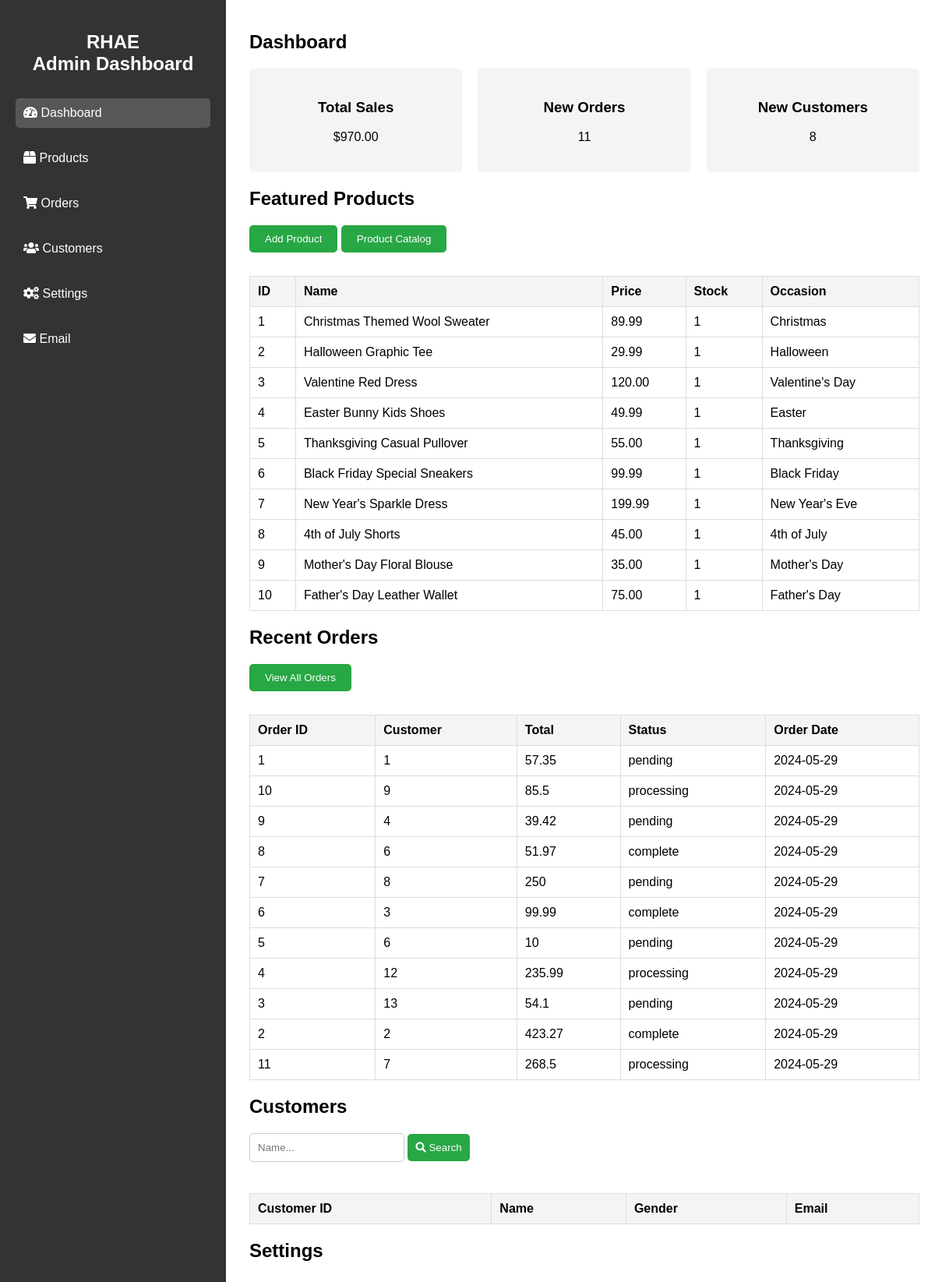
The app's page /index/index.php with its own data.
### tables this page shows
CREATE TABLE Holiday_Specials (
    Special_ID INT AUTO_INCREMENT PRIMARY KEY,
    Name VARCHAR(255) NOT NULL,
    Description TEXT,
    Price DECIMAL(10, 2) NOT NULL,
    Image_URL VARCHAR(255) NOT NULL,
    Holiday_Name VARCHAR(100) NOT NULL,
    Start_Date DATE,
    End_Date DATE
);

CREATE TABLE Orders(
	order_id int primary key auto_increment,
    customer_id int,
    total real,
    order_status varchar(15),
    orderDate date,
    
    foreign key (customer_id) references users(id)
);

### index/index.php (the view, shortened to what this page needs)
<!DOCTYPE html>
<html lang="en">
<head>
    <link rel="stylesheet" href="styles.css">
    <link rel="stylesheet" href="https://cdnjs.cloudflare.com/ajax/libs/font-awesome/5.15.4/css/all.min.css">
    <?php
        include "../index/queryFunction.php";
    ?>
</head>
<body>
    <div class="container">
        <div class="sidebar">
            <h2 onclick='location.reload()'>RHAE <br> Admin Dashboard</h2>
            <ul>
                <li><a href="#dashboard" class="active"><i class="fas fa-tachometer-alt"></i> Dashboard</a></li>
                <li><a href="#products"><i class="fas fa-box"></i> Products</a></li>
                <li><a href="#orders"><i class="fas fa-shopping-cart"></i> Orders</a></li>
                <li><a href="#customers"><i class="fas fa-users"></i> Customers</a></li>
                <li><a href="#settings"><i class="fas fa-cogs"></i> Settings</a></li>
                <li><a href="#email" onclick="loadNewContent('./emailSend.php', 'main-content')"><i class="fa fa-envelope" aria-hidden="true"></i> Email</a></li>
            </ul>
        </div>
        <div class="main-content" id="main-content">
            <div id="dashboard">
                <h2>Dashboard</h2>
                <div class="cards">
                    <div class="card">
                        <h3>Total Sales</h3>
                        <p>
                            <?php
                                try {
                                    $dsn = "mysql:host=$host;port=$port;dbname=$dbname;charset=utf8mb4";
                                    $pdo = new PDO($dsn, $username, $password);
                                    $sql = "select sum(price) as cmimiTotal from Men_Shoes;";
                                    $stmt = $pdo->query($sql);
                                    $stmt->execute();
                                    $rezultati = $stmt->fetch(PDO::FETCH_ASSOC);
                                    if($rezultati){
                                        echo "$" . $rezultati["cmimiTotal"];
                                    } else {
                                        echo 'Error 404; No Result';
                                    }
                                } catch(Exception $e) {
                                    echo"<script>console.log(\"Gabim ne [{self_path}] gjate lidhjes me Databaze: " . $e->getMessage() . "\") </script>";
                                    echo "Error 404; No Database Connection";
                                }
                            ?>
                        </p>
                    </div>
                    <div class="card">
                        <h3>New Orders</h3>
                        <p>
                            <?php
                                try{
                                    $dsn = "mysql:host=$host;port=$port;dbname=$dbname;charset=utf8mb4";
                                    $pdo = new PDO($dsn, $username, $password);
                                    $sql = "SELECT COUNT(order_id) AS numriPorosive FROM orders WHERE OrderDate >= CURDATE() - INTERVAL 1 WEEK;";
                                    $stmt = $pdo->query($sql);
                                    $stmt->execute();
                                    $rezultati = $stmt->fetch(PDO::FETCH_ASSOC);
                                    if ($rezultati){
                                        echo $rezultati["numriPorosive"];
                                    } else {
                                        echo "No New Orders";
                                    }
                                } catch (Exception $e){
                                    echo"Error 404; No Database Connection";
                                }
                            ?>
                        </p>
                    </div>
                    <div class="card">
                        <h3>New Customers</h3>
                        <p>
                            <?php
                                try{
                                    $dsn = "mysql:host=$host;port=$port;dbname=$dbname;charset=utf8mb4";
                                    $pdo = new PDO($dsn, $username, $password);
                                    $sql = "SELECT COUNT(ID) AS newCustomers FROM users WHERE regDate >= CURDATE() - INTERVAL 1 WEEK;";
                                    $stmt = $pdo->query($sql);
                                    $stmt->execute();
                                    $rezultati = $stmt->fetch(PDO::FETCH_ASSOC);
                                    if ($rezultati){
                                        echo $rezultati["newCustomers"];
                                    } else {
                                        echo "No New Orders";
                                    }
                                } catch (Exception $e){
                                    echo"Error 404; No Database Connection";
                                }
                            ?>
                        </p>
                    </div>
                </div>
            </div>
            <div id="products">
                <h2>Featured Products</h2>
                <button class="add-btn" onclick="openModal('productModal')">Add Product</button>
                <button class="add-btn" onclick="loadNewContent('./AllProducts.php', 'main-content')">Product Catalog</button>
                <table>
                    <thead>
                        <tr>
                            <th>ID</th>
                            <th>Name</th>
                            <th>Price</th>
                            <th>Stock</th>
                            <th>Occasion</th>
                        </tr>
                    </thead>
                    <tbody>
                        <?php
                            try {
                                $dsn = "mysql:host=$host;port=$port;dbname=$dbname;charset=utf8mb4";
                                $pdo = new PDO($dsn, $username, $password);
                                $sql = "SELECT Special_ID, Name, Price, count(Special_ID) AS Count, Holiday_Name FROM Holiday_Specials GROUP BY Special_ID ";
                                $stmt = $pdo->query($sql);
                                $stmt->execute();
                                $rezultati = $stmt->fetchAll(PDO::FETCH_ASSOC);
                                if ($rezultati) {
                                    foreach($rezultati as $row) {
                                            echo "<tr>";
                                            echo "<td class='tableDataId'>" . $row["Special_ID"] . "</td>";
                                            echo "<td>" . $row["Name"] . "</td>";
                                            echo "<td>" . $row["Price"] . "</td>";
                                            echo "<td>" . $row["Count"] . "</td>";
                                            echo "<td>" . $row["Holiday_Name"] . "</td>";
                                            echo "</tr>";
                                    }
                                } else {
                                    echo "<tr><td>WE GOT NO CLIENTS</td></tr>";
                                }
                            } catch (Exception $e) {
                                echo "<tr colspan=\"5\">Error 404; No Database Connection</tr>";
                            }
                        ?>
                    </tbody>
                </table>
            </div>
            <div id="orders">
                <h2>Recent Orders</h2>
                <button class="add-btn" onclick="console.log('u prek view all orders')">View All Orders</button>
                <table>
                    <thead>
                        <tr>
                            <th>Order ID</th>
                            <th>Customer</th>
                            <th>Total</th>
                            <th>Status</th>
                            <th>Order Date</th>
                        </tr>
                    </thead>
                    <tbody>
                        <?php
                            $sql = "SELECT order_id, customer_id, total, order_status, orderDate FROM Orders WHERE OrderDate >= CURDATE() - INTERVAL 1 WEEK ORDER BY orderDate DESC;";
                            query($sql);
                        ?>
                    </tbody>
                </table>
            </div>
            <div id="customers">
                <h2>Customers</h2>
                <form method="post">
                    <input type="text" name="searchTerm" id="searchTerm" name="searchTerm" placeholder='Name...' autocomplete="off">
                    <button onclick="submitForm()" style="background-color: NULL;">
                        <i class="fa fa-search" aria-hidden="true"></i> Search
                    </button>
                </form>
                <div>
                    <table>
                        <thead>
                            <tr>
                                <th>Customer ID</th>
                                <th>Name</th>
                                <th>Gender</th>
                                <th>Email</th>
                            </tr>
                        </thead>
                    </table>
                </div>
            </div>
            <div id="settings">
                <h2>Settings</h2>
            </div>
        </div>
    </div>
</body>
</html>

### index/queryFunction.php (shortened to what this page needs)
<?php
function query(&$query){
    try {
        $con = mysqli_connect('localhost', 'root', '', 'web2', '3307');
        $resultSet = mysqli_query($con, $query);
        if(mysqli_num_rows($resultSet) > 0) {
            while ($row = mysqli_fetch_assoc($resultSet)){
                echo "<tr>";
                echo "<td>" . $row["order_id"] . "</td>";
                echo "<td>" . $row["customer_id"] . "</td>";
                echo "<td>" . $row["total"] . "</td>";
                echo "<td>" . $row["order_status"] . "</td>";
                echo "<td>" . $row["orderDate"] . "</td>";
                echo "</tr>";
            }
        }
    } catch (Exception $e) {
        echo "<tr colspan=\"4\"><td>" . $e->getMessage() . "</td></tr>";
    }
}

### index/styles.css (style rules this page uses)
body { font-family: Arial, sans-serif; margin: 0; padding: 0; display: flex; height: 100vh; overflow: hidden; }
.container { display: flex; width: 100%; }
.sidebar { width: 250px; background: #333; color: #fff; height: 100vh; padding: 20px; position: fixed; }
.sidebar h2 { text-align: center; margin-bottom: 30px; }
.sidebar ul { list-style: none; padding: 0; }
.sidebar ul li { margin: 20px 0; }
.sidebar ul li a { color: #fff; text-decoration: none; display: block; padding: 10px; border-radius: 5px; transition: background 0.3s; }
.sidebar ul li a:hover, .sidebar ul li a.active { background: #575757; }
.main-content { margin-left: 300px; padding: 20px; width: calc(100% - 250px); overflow-y: auto; }
.cards { display: flex; gap: 20px; margin-bottom: 20px; }
.card { background: #f4f4f4; padding: 20px; border-radius: 5px; flex: 1; text-align: center; }
table { width: 100%; border-collapse: collapse; margin-top: 20px; }
table, th, td { border: 1px solid #ddd; }
th, td { padding: 10px; text-align: left; }
th { background: #f4f4f4; }
.add-btn { background: #28a745; color: #fff; padding: 10px 20px; border: none; border-radius: 5px; cursor: pointer; margin-bottom: 10px; }
form input { padding: 10px; margin-bottom: 20px; border: 1px solid #ccc; border-radius: 5px; }
form button { padding: 10px; background: #28a745; color: #fff; border: none; border-radius: 5px; cursor: pointer; }

### records on screen
holiday_specials: Special_ID "1", Name "Christmas Themed Wool Sweater", Price "89.99", Count "1", Holiday_Name "Christmas"
holiday_specials: Special_ID "2", Name "Halloween Graphic Tee", Price "29.99", Count "1", Holiday_Name "Halloween"
holiday_specials: Special_ID "3", Name "Valentine Red Dress", Price "120.00", Count "1", Holiday_Name "Valentine's Day"
holiday_specials: Special_ID "4", Name "Easter Bunny Kids Shoes", Price "49.99", Count "1", Holiday_Name "Easter"
holiday_specials: Special_ID "5", Name "Thanksgiving Casual Pullover", Price "55.00", Count "1", Holiday_Name "Thanksgiving"
holiday_specials: Special_ID "6", Name "Black Friday Special Sneakers", Price "99.99", Count "1", Holiday_Name "Black Friday"
holiday_specials: Special_ID "7", Name "New Year's Sparkle Dress", Price "199.99", Count "1", Holiday_Name "New Year's Eve"
holiday_specials: Special_ID "8", Name "4th of July Shorts", Price "45.00", Count "1", Holiday_Name "4th of July"
holiday_specials: Special_ID "9", Name "Mother's Day Floral Blouse", Price "35.00", Count "1", Holiday_Name "Mother's Day"
holiday_specials: Special_ID "10", Name "Father's Day Leather Wallet", Price "75.00", Count "1", Holiday_Name "Father's Day"
orders: order_id "1", customer "1", total "57.35", order_status "pending", orderDate "2024-05-29"
orders: order_id "10", customer "9", total "85.5", order_status "processing", orderDate "2024-05-29"
orders: order_id "9", customer "4", total "39.42", order_status "pending", orderDate "2024-05-29"
orders: order_id "8", customer "6", total "51.97", order_status "complete", orderDate "2024-05-29"
orders: order_id "7", customer "8", total "250", order_status "pending", orderDate "2024-05-29"
orders: order_id "6", customer "3", total "99.99", order_status "complete", orderDate "2024-05-29"
orders: order_id "5", customer "6", total "10", order_status "pending", orderDate "2024-05-29"
orders: order_id "4", customer "12", total "235.99", order_status "processing", orderDate "2024-05-29"
orders: order_id "3", customer "13", total "54.1", order_status "pending", orderDate "2024-05-29"
orders: order_id "2", customer "2", total "423.27", order_status "complete", orderDate "2024-05-29"
orders: order_id "11", customer "7", total "268.5", order_status "processing", orderDate "2024-05-29"

### other values on screen
$rezultati["cmimiTotal"] "970.00"
$rezultati["numriPorosive"] "11"
$rezultati["newCustomers"] "8"
